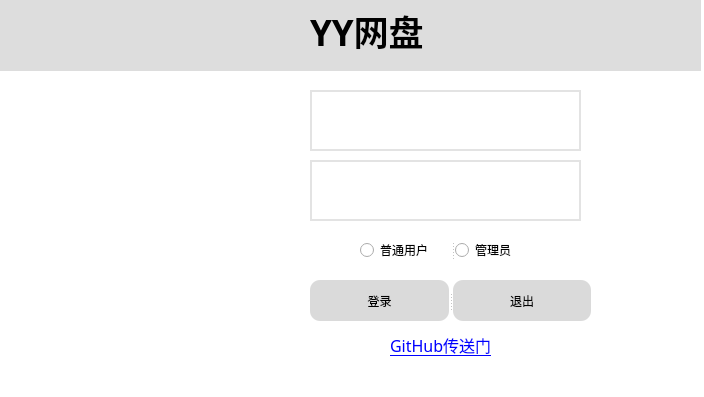
<?xml version="1.0" encoding="UTF-8"?>
<ui version="4.0">
 <class>Form</class>
 <widget class="QWidget" name="Form">
  <property name="geometry">
   <rect>
    <x>0</x>
    <y>0</y>
    <width>704</width>
    <height>397</height>
   </rect>
  </property>
  <property name="windowTitle">
   <string>loading</string>
  </property>
  <property name="styleSheet">
   <string notr="true">background-color:white;</string>
  </property>
  <widget class="QLabel" name="label_3">
   <property name="geometry">
    <rect>
     <x>40</x>
     <y>100</y>
     <width>221</width>
     <height>231</height>
    </rect>
   </property>
   <property name="layoutDirection">
    <enum>Qt::LeftToRight</enum>
   </property>
   <property name="styleSheet">
    <string notr="true"/>
   </property>
   <property name="text">
    <string/>
   </property>
   <property name="textFormat">
    <enum>Qt::AutoText</enum>
   </property>
   <property name="pixmap">
    <pixmap>img/软件管理.png</pixmap>
   </property>
   <property name="scaledContents">
    <bool>true</bool>
   </property>
  </widget>
  <widget class="QSplitter" name="splitter">
   <property name="geometry">
    <rect>
     <x>360</x>
     <y>240</y>
     <width>171</width>
     <height>20</height>
    </rect>
   </property>
   <property name="orientation">
    <enum>Qt::Horizontal</enum>
   </property>
   <widget class="QRadioButton" name="radioButton">
    <property name="text">
     <string>普通用户</string>
    </property>
   </widget>
   <widget class="QRadioButton" name="radioButton_2">
    <property name="text">
     <string>管理员</string>
    </property>
   </widget>
  </widget>
  <widget class="QSplitter" name="splitter_3">
   <property name="geometry">
    <rect>
     <x>310</x>
     <y>280</y>
     <width>281</width>
     <height>41</height>
    </rect>
   </property>
   <property name="styleSheet">
    <string>color:rgb(218, 218, 218);
border-radius:10px;</string>
   </property>
   <property name="orientation">
    <enum>Qt::Horizontal</enum>
   </property>
   <widget class="QPushButton" name="pushButton">
    <property name="styleSheet">
     <string notr="true">background-color:rgb(218, 218, 218);
border-radius:10px;
color:black;</string>
    </property>
    <property name="text">
     <string>登录</string>
    </property>
   </widget>
   <widget class="QPushButton" name="pushButton_2">
    <property name="styleSheet">
     <string notr="true">background-color:rgb(218, 218, 218);
border-radius:10px;
color:black;</string>
    </property>
    <property name="text">
     <string>退出</string>
    </property>
   </widget>
  </widget>
  <widget class="QLabel" name="label">
   <property name="geometry">
    <rect>
     <x>320</x>
     <y>105</y>
     <width>31</width>
     <height>31</height>
    </rect>
   </property>
   <property name="font">
    <font>
     <family>Agency FB</family>
     <pointsize>10</pointsize>
    </font>
   </property>
   <property name="styleSheet">
    <string notr="true"/>
   </property>
   <property name="text">
    <string/>
   </property>
   <property name="pixmap">
    <pixmap>img/account.png</pixmap>
   </property>
   <property name="scaledContents">
    <bool>true</bool>
   </property>
  </widget>
  <widget class="QLabel" name="label_4">
   <property name="geometry">
    <rect>
     <x>310</x>
     <y>90</y>
     <width>271</width>
     <height>61</height>
    </rect>
   </property>
   <property name="styleSheet">
    <string notr="true">QLabel{
background-color:white;
border:2px solid;
border-color:rgb(227, 227, 227)
}

QLabel:hover{
background-color:white;
border:2px solid;
border-color:rgb(124, 204, 229)
}
</string>
   </property>
   <property name="text">
    <string/>
   </property>
  </widget>
  <widget class="QLabel" name="label_5">
   <property name="geometry">
    <rect>
     <x>310</x>
     <y>160</y>
     <width>271</width>
     <height>61</height>
    </rect>
   </property>
   <property name="styleSheet">
    <string notr="true">QLabel{
background-color:white;
border:2px solid;
border-color:rgb(227, 227, 227)
}

QLabel:hover{
background-color:white;
border:2px solid;
border-color:rgb(124, 204, 229)
}
</string>
   </property>
   <property name="text">
    <string/>
   </property>
  </widget>
  <widget class="QLabel" name="label_2">
   <property name="enabled">
    <bool>true</bool>
   </property>
   <property name="geometry">
    <rect>
     <x>320</x>
     <y>176</y>
     <width>31</width>
     <height>31</height>
    </rect>
   </property>
   <property name="font">
    <font>
     <family>Agency FB</family>
     <pointsize>10</pointsize>
    </font>
   </property>
   <property name="text">
    <string/>
   </property>
   <property name="pixmap">
    <pixmap>img/pwd.png</pixmap>
   </property>
   <property name="scaledContents">
    <bool>true</bool>
   </property>
  </widget>
  <widget class="QLineEdit" name="lineEdit">
   <property name="geometry">
    <rect>
     <x>360</x>
     <y>100</y>
     <width>201</width>
     <height>41</height>
    </rect>
   </property>
   <property name="font">
    <font>
     <family>Agency FB</family>
     <pointsize>16</pointsize>
    </font>
   </property>
   <property name="styleSheet">
    <string notr="true">background-color:white;
border:0px
</string>
   </property>
   <property name="text">
    <string/>
   </property>
  </widget>
  <widget class="QLineEdit" name="lineEdit_2">
   <property name="geometry">
    <rect>
     <x>360</x>
     <y>170</y>
     <width>201</width>
     <height>41</height>
    </rect>
   </property>
   <property name="font">
    <font>
     <family>Agency FB</family>
     <pointsize>-1</pointsize>
    </font>
   </property>
   <property name="styleSheet">
    <string notr="true">background-color:white;
border:0px;
font-size:20px


</string>
   </property>
   <property name="text">
    <string/>
   </property>
  </widget>
  <widget class="QLabel" name="label_6">
   <property name="geometry">
    <rect>
     <x>0</x>
     <y>-10</y>
     <width>701</width>
     <height>81</height>
    </rect>
   </property>
   <property name="styleSheet">
    <string notr="true">background-color:rgb(221, 221, 221);
width:100%;
height:20px;
</string>
   </property>
   <property name="text">
    <string/>
   </property>
  </widget>
  <widget class="QLabel" name="label_7">
   <property name="geometry">
    <rect>
     <x>310</x>
     <y>10</y>
     <width>181</width>
     <height>41</height>
    </rect>
   </property>
   <property name="font">
    <font>
     <family>Arial Black</family>
     <pointsize>26</pointsize>
     <weight>75</weight>
     <bold>true</bold>
    </font>
   </property>
   <property name="styleSheet">
    <string notr="true">background-color:rgb(221, 221, 221);</string>
   </property>
   <property name="text">
    <string>YY网盘</string>
   </property>
  </widget>
  <widget class="QLabel" name="label_8">
   <property name="geometry">
    <rect>
     <x>210</x>
     <y>10</y>
     <width>71</width>
     <height>51</height>
    </rect>
   </property>
   <property name="styleSheet">
    <string notr="true">background-color:rgb(221, 221, 221);</string>
   </property>
   <property name="text">
    <string/>
   </property>
   <property name="pixmap">
    <pixmap>img/网盘 (1).png</pixmap>
   </property>
   <property name="scaledContents">
    <bool>true</bool>
   </property>
  </widget>
  <widget class="QLabel" name="label_9">
   <property name="geometry">
    <rect>
     <x>390</x>
     <y>330</y>
     <width>141</width>
     <height>31</height>
    </rect>
   </property>
   <property name="font">
    <font>
     <family>Arial Rounded MT Bold</family>
     <pointsize>12</pointsize>
     <underline>true</underline>
    </font>
   </property>
   <property name="styleSheet">
    <string notr="true">color:blue;
text-decoration: underline;</string>
   </property>
   <property name="text">
    <string>&lt;html&gt;&lt;head/&gt;&lt;body&gt;&lt;p&gt;&lt;a href=&quot;https://github.com/happystander/YYNetdisk.git&quot;&gt;&lt;span style=&quot; color:#0000ff;&quot;&gt;GitHub传送门&lt;/span&gt;&lt;/a&gt;&lt;/p&gt;&lt;/body&gt;&lt;/html&gt;</string>
   </property>
   <property name="openExternalLinks">
    <bool>true</bool>
   </property>
  </widget>
  <zorder>label_5</zorder>
  <zorder>label_4</zorder>
  <zorder>label_3</zorder>
  <zorder>splitter</zorder>
  <zorder>splitter_3</zorder>
  <zorder>label_2</zorder>
  <zorder>lineEdit</zorder>
  <zorder>label</zorder>
  <zorder>lineEdit_2</zorder>
  <zorder>label_6</zorder>
  <zorder>label_7</zorder>
  <zorder>label_8</zorder>
  <zorder>label_9</zorder>
 </widget>
 <resources/>
 <connections/>
</ui>
